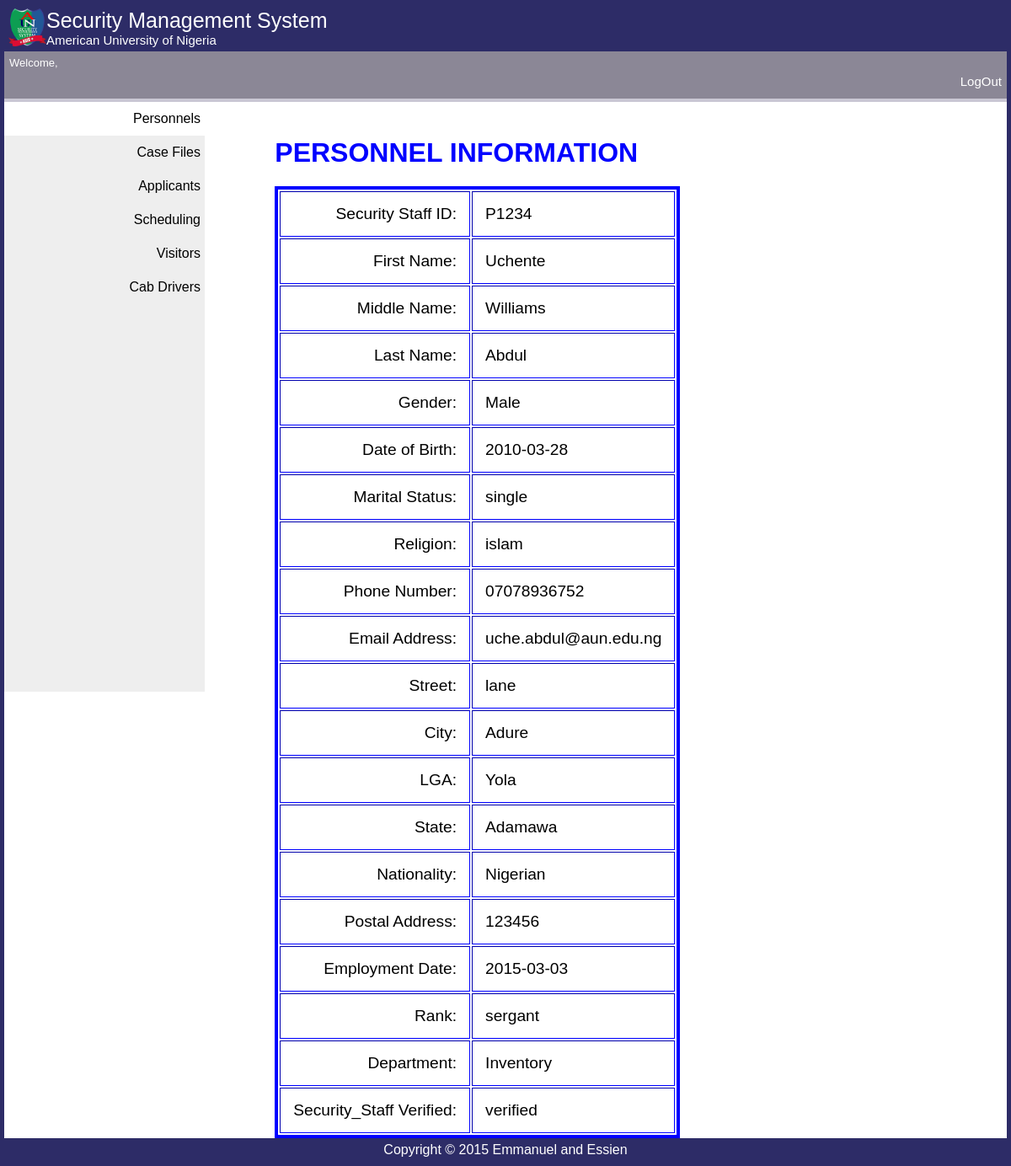
/old/CSO/user_info.php?user_id=P1234, run on the app's committed database.
### tables this page shows
CREATE TABLE IF NOT EXISTS `security_staff` (
  `Security_Staff_ID` varchar(20) NOT NULL,
  `First_Name` varchar(20) NOT NULL,
  `Middle_Name` varchar(20) NOT NULL,
  `Last_Name` varchar(20) NOT NULL,
  `Gender` varchar(8) NOT NULL,
  `Date_of_Birth` date NOT NULL,
  `Marital_Status` varchar(15) NOT NULL,
  `Religion` varchar(15) NOT NULL,
  `Phone_Number` varchar(15) NOT NULL,
  `Email_Address` varchar(45) NOT NULL,
  `Street` varchar(30) NOT NULL,
  `City` varchar(20) NOT NULL,
  `LGA` varchar(20) NOT NULL,
  `State` varchar(20) NOT NULL,
  `Nationality` varchar(15) NOT NULL,
  `Postal_Address` varchar(45) NOT NULL,
  `Date_of_Employment` date NOT NULL,
  `Rank` varchar(20) NOT NULL,
  `Department` varchar(30) NOT NULL,
  `Security_Staffcol` varchar(45) DEFAULT NULL,
  PRIMARY KEY (`Security_Staff_ID`),
  UNIQUE KEY `Staff ID_UNIQUE` (`Security_Staff_ID`)
);

### old/CSO/user_info.php (the view, shortened to what this page needs)
<!DOCTYPE html>
<html>
<head><title>CSO | ASEC</title>
	<link rel="stylesheet" type="text/css" href="../css/style.custom.css">
</head>
<body>
<div class="header">
<div class="banner">
	<img class="logo" src="../images/bg.png" />
	<p class="textbig">Security Management System</p>
	<p class="textmid">American University of Nigeria<p>
</div>
</div>
<div class="admin">
<p>Welcome, <?php echo "$_SESSION[firstname] $_SESSION[lastname]";?></p>
<a style="text-decoration:none;text-align:right;color:#fff;font-size:15px;"href="../logout.php"><p class="logout">LogOut</p></a></p>
</div>
<div class="nav">
<ul>
  <li class="select"><a href="./home.php">Personnels</a></li>
  <li><a href="./student.php">Case Files</a></li>
  <li><a href="./applicants.php">Applicants</a></li>
  <li><a href="./scheduling.php">Scheduling</a></li>
  <li><a href="./vistors.php">Visitors</a></li>
  <li><a href="./cab.php">Cab Drivers</a></li>
 </ul>
</div>
<div class="content">
    <h1 style='color: blue'>PERSONNEL INFORMATION</h1>
	<table border='1' style='border:4px solid blue' id="iconTable">
	<?php
    include_once '../includes/db_connect.php';
    $id = $_GET['user_id'];
    $sql = "SELECT * FROM Security_Staff WHERE Security_Staff_ID='$id'";
	$result = $mysqli->query($sql);
	$row = $result->fetch_assoc();
	echo "<tr>
			<td id='formtdlabel'><label>Security Staff ID:</label></td>
			<td><label>".$row['Security_Staff_ID']."</label></td>
		</tr>
		<tr>
			<td id='formtdlabel'><label>First Name:</label></td>
			<td><label>".$row['First_Name']."</label></td>
		</tr>
		<tr>
			<td id='formtdlabel'><label>Middle Name:</label></td>
			<td><label>".$row['Middle_Name']."</label></td>
		</tr>
		<tr>
			<td id='formtdlabel'><label>Last Name:</label></td>
			<td><label>".$row['Last_Name']."</label></td>
		</tr>
		<tr>
			<td id='formtdlabel'><label>Gender:</label></td>
			<td><label>".$row['Gender']."</label></td>
		</tr>
		<tr>
			<td id='formtdlabel'><label>Date of Birth:</label></td>
			<td><label>".$row['Date_of_Birth']."</label></td>
		</tr>
		<tr>
			<td id='formtdlabel'><label>Marital Status:</label></td>
			<td><label>".$row['Marital_Status']."</label></td>
		</tr>
		<tr>
			<td id='formtdlabel'><label>Religion:</label></td>
			<td><label>".$row['Religion']."</label></td>
		</tr>
		<tr>
			<td id='formtdlabel'><label>Phone Number:</label></td>
			<td><label>".$row['Phone_Number']."</label></td>
		</tr>
		<tr>
			<td id='formtdlabel'><label>Email Address:</label></td>
			<td><label>".$row['Email_Address']."</label></td>
		</tr>
		<tr>
			<td id='formtdlabel'><label>Street:</label></td>
			<td><label>".$row['Street']."</label></td>
		</tr>
		<tr>
			<td id='formtdlabel'><label>City:</label></td>
			<td><label>".$row['City']."</label></td>
		</tr>
		<tr>
			<td id='formtdlabel'><label>LGA:</label></td>
			<td><label>".$row['LGA']."</label></td>
		</tr>
		<tr>
			<td id='formtdlabel'><label>State:</label></td>
			<td><label>".$row['State']."</label></td>
		</tr>
		<tr>
			<td id='formtdlabel'><label>Nationality:</label></td>
			<td><label>".$row['Nationality']."</label></td>
		</tr>
		<tr>
			<td id='formtdlabel'><label>Postal Address:</label></td>
			<td><label>".$row['Postal_Address']."</label></td>
		</tr>
		<tr>
			<td id='formtdlabel'><label>Employment Date:</label></td>
			<td><label>".$row['Date_of_Employment']."</label></td>
		</tr>
		<tr>
			<td id='formtdlabel'><label>Rank:</label></td>
			<td><label>".$row['Rank']."</label</td>
		</tr>
		<tr>
			<td id='formtdlabel'><label>Department:</label></td>
			<td><label>".$row['Department']."</label></td>
		</tr>
		<tr>
			<td id='formtdlabel'><label>Security_Staff Verified:</label></td>
			<td><label>".$row['Security_Staffcol']."</label></td>
		</tr>
		";
?>
	</table>
</div>
<footer>
<div id="footer">
Copyright &copy; 2015 Emmanuel and Essien
</div>
</footer>
</body>
</html>

### old/css/style.custom.css (style rules this page uses)
.header { background-color:#2D2C67; color:white; padding:5px; }
.nav { line-height:30px; background-color:#eeeeee; height:700px; width:20%; float:left; padding:0px; font-family: Tahoma, Geneva, sans-serif; }
#footer { background-color:#2D2C67; font-family: Tahoma, Geneva, sans-serif; color:white; clear:both; text-align:center; padding:5px; }
.textbig { font-size:25px; }
.textmid { font-size:15px; }
.banner { font-family: Copperplate Gothic Light, sans-serif; }
.banner p { margin:0; }
.logo { width:45px; height:45px; float:left; }
.admin { background-color: #8B8796; margin:0; padding:3px; border-bottom: 4px solid #CAC7D4; font-family: Tahoma, Geneva, sans-serif; font-size: 13px; color:#fff; }
.admin p { padding:3px; margin:0; }
body { margin:0; padding:0; border: 5px solid #2d2c67; }
.nav ul { list-style-type: none; margin:0; padding: 0; }
.nav a { display: block; text-decoration: none; text-align: right; border-left-radius: 5px; padding: 5px; color:#000; }
.nav li { margin: 0; padding: 0; }
.select { background-color: #FFF; color: #000; }
.content { font-family: Tahoma, Geneva, sans-serif; margin-left:27%; margin-top:3.5%; }
#iconTable td { padding:15px; font-size:120%; }
#formtdlabel { text-align: right; }

### data on the page
security_staff: Security_Staff_ID "P1234", First_Name "Uchente", Middle_Name "Williams", Last_Name "Abdul", Gender "Male", Date_of_Birth "2010-03-28", Marital_Status "single", Religion "islam", Phone_Number "07078936752", Email_Address "uche.abdul@aun.edu.ng", Street "lane", City "Adure", LGA "Yola", State "Adamawa", Nationality "Nigerian", Postal_Address "123456", Date_of_Employment "2015-03-03", Rank "sergant", Department "Inventory", Security_Staffcol "verified"
